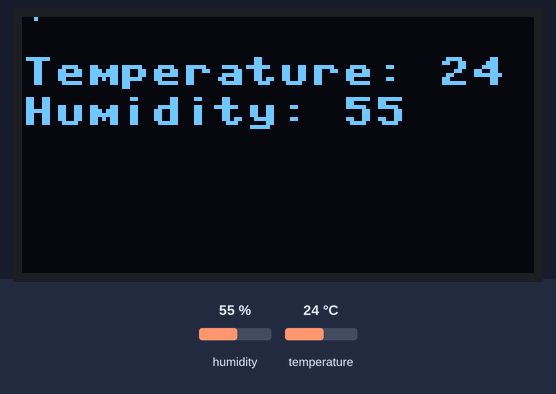
Bench run of a program on a simulated Raspberry Pi Pico running MicroPython. Parts: 128×64 one-colour display. Inputs (shaded band) come from the test bench; at power-on: humidity 55 %, temperature 24 °C. Library files of the repository ran but are not shown: ssd1306.py; what the program prints to the serial console is not drawn.

Above: at 1.2 s.
1.3 s: humidity set to 22 %
At 1.54 s:
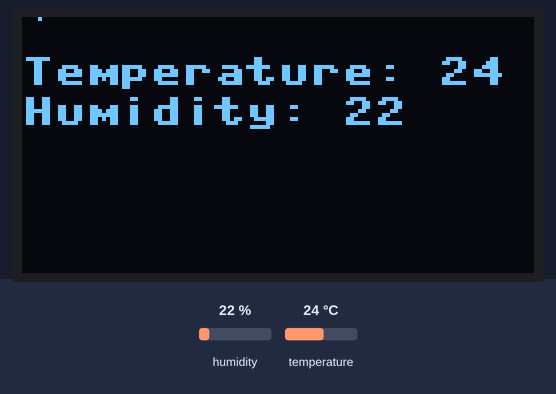
2.9 s: temperature set to 12 °C
At 3.16 s:
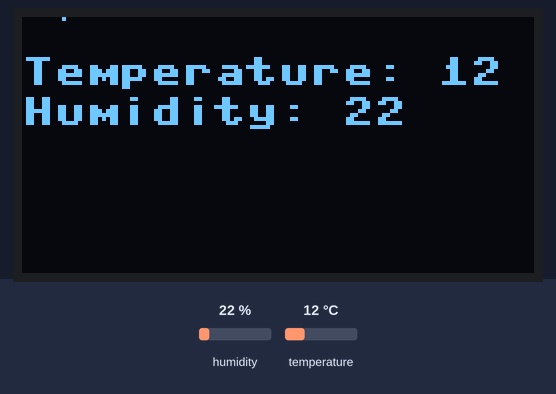
4.5 s: humidity set to 40 %
At 4.79 s:
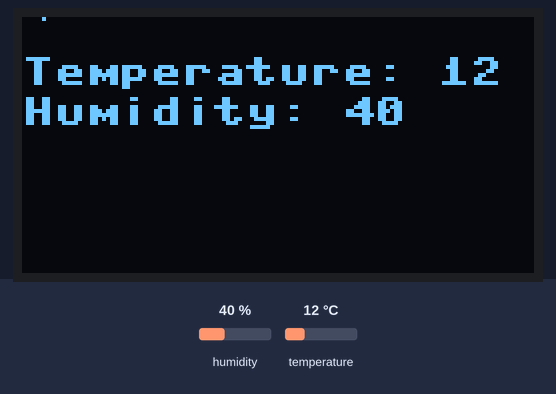
6.1 s: temperature set to 19 °C
At 6.41 s:
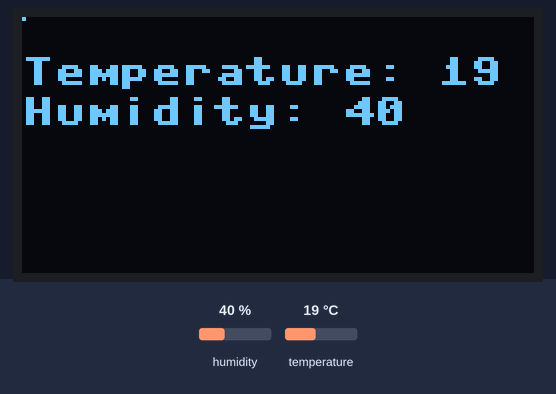
Timing chart, 0 to 8.7 s (numbered marks = the images above; inputs shaded):
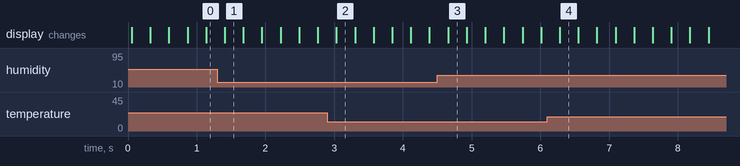

The program:

demo6-measure-temperature-and-humidity-oled.py
```python
from machine import Pin, I2C
from dht import DHT11
import utime
from ssd1306 import SSD1306_I2C


WIDTH = 128
HEIGHT = 64

i2c = I2C(0, scl=Pin(1), sda=Pin(0), freq=200000)
oled = SSD1306_I2C(WIDTH, HEIGHT, i2c)
oled.fill(0)

x = 0
y = 0

def calculateXY():
    print(f'{x}, {y}')
    if x < 10 and y == 0:
        x = x + 1
    elif x == 10 and y < 10:
        y = y + 1
    elif x > 0 and y == 10:
        x = x - 1
    elif x == 0 and y > 0:
        y = y - 1

while True:
    oled.fill(0)
    utime.sleep(0.2)
    sensor = DHT11(Pin(3))
    sensor.measure()
    t = sensor.temperature()
    h = sensor.humidity()
    print(t, h)
    oled.pixel(x, y, 1)
    x = x + 1
    if x > 10:
        x = 0
    #calculateXY()
    oled.text(f'Temperature: {t}', 0, 10)
    oled.text(f'Humidity: {h}', 0, 20)
    oled.show()
```
